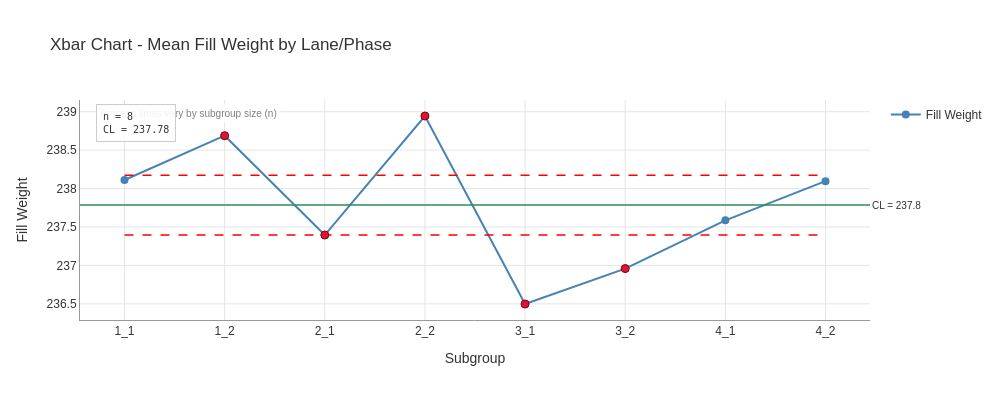

Notebook code for this chart:
### Code cell
# Plot Xbar chart (8 points - one per Lane/Phase combination)
fig = result_xbar.plot(
    chart='Xbar',
    show_zones=True,
    show_stats=True,
    show_rules=True,
    title='Xbar Chart - Mean Fill Weight by Lane/Phase'
)
fig.show()

### Figure 1 — Plotly figure (JSON) as saved in the notebook; plotly's stock layout.template omitted (floating-point values rounded to 4 significant figures)
{"data": [{"hovertemplate": "%{x}<br>%{y:.3f}<extra></extra>", "line": {"color": "steelblue", "width": 2.0}, "marker": {"color": "steelblue", "size": 8}, "mode": "lines+markers", "name": "Fill Weight", "type": "scatter", "x": ["1_1", "1_2", "2_1", "2_2", "3_1", "3_2", "4_1", "4_2"], "y": [238.1, 238.7, 237.4, 238.9, 236.5, 237.0, 237.6, 238.1]}, {"hovertemplate": "UPL: %{y:.3f}<extra></extra>", "line": {"color": "red", "dash": "dash", "width": 1.5}, "mode": "lines", "name": "UPL (varies)", "showlegend": false, "type": "scatter", "x": ["1_1", "1_2", "1_2", "2_1", "2_1", "2_2", "2_2", "3_1", "3_1", "3_2", "3_2", "4_1", "4_1", "4_2", "4_2"], "y": [238.2, 238.2, 238.2, 238.2, 238.2, 238.2, 238.2, 238.2, 238.2, 238.2, 238.2, 238.2, 238.2, 238.2, 238.2]}, {"hovertemplate": "LPL: %{y:.3f}<extra></extra>", "line": {"color": "red", "dash": "dash", "width": 1.5}, "mode": "lines", "name": "LPL (varies)", "showlegend": false, "type": "scatter", "x": ["1_1", "1_2", "1_2", "2_1", "2_1", "2_2", "2_2", "3_1", "3_1", "3_2", "3_2", "4_1", "4_1", "4_2", "4_2"], "y": [237.4, 237.4, 237.4, 237.4, 237.4, 237.4, 237.4, 237.4, 237.4, 237.4, 237.4, 237.4, 237.4, 237.4, 237.4]}, {"hovertemplate": "Out of Control<br>%{x}<br>%{y:.3f}<extra></extra>", "marker": {"color": "#DC143C", "line": {"color": "#8B0000", "width": 1.0}, "size": 8, "symbol": "circle"}, "mode": "markers", "name": "Out of Control", "showlegend": false, "type": "scatter", "x": ["1_2", "2_1", "2_2", "3_1", "3_2"], "y": [238.7, 237.4, 238.9, 236.5, 237.0]}], "layout": {"annotations": [{"bgcolor": "rgba(255,255,255,0.8)", "borderpad": 3, "font": {"color": "gray", "size": 10}, "showarrow": false, "text": "Process limits vary by subgroup size (n)", "x": 0.02, "xref": "paper", "y": 0.98, "yref": "paper"}, {"font": {"size": 10}, "showarrow": false, "text": "CL = 237.8", "x": 1, "xanchor": "left", "xref": "x domain", "y": 237.8, "yanchor": "middle", "yref": "y"}, {"align": "left", "bgcolor": "rgba(255, 255, 255, 0.9)", "bordercolor": "#CCCCCC", "borderpad": 6, "borderwidth": 1, "font": {"color": "#333333", "family": "monospace", "size": 10}, "showarrow": false, "text": "n = 8<br>CL = 237.78", "x": 0.02, "xanchor": "left", "xref": "paper", "y": 0.98, "yanchor": "top", "yref": "paper"}], "font": {"color": "#333333", "family": "Arial, sans-serif", "size": 12}, "height": 400, "hovermode": "x unified", "paper_bgcolor": "white", "plot_bgcolor": "white", "shapes": [{"line": {"color": "#2E8B57", "width": 1.5}, "type": "line", "x0": 0, "x1": 1, "xref": "x domain", "y0": 237.8, "y1": 237.8, "yref": "y"}], "showlegend": true, "title": {"text": "Xbar Chart - Mean Fill Weight by Lane/Phase"}, "width": 1000, "xaxis": {"gridcolor": "#E5E5E5", "gridwidth": 1.0, "linecolor": "#999999", "linewidth": 1.0, "showgrid": true, "showline": true, "title": {"text": "Subgroup"}}, "yaxis": {"gridcolor": "#E5E5E5", "gridwidth": 1.0, "linecolor": "#999999", "linewidth": 1.0, "showgrid": true, "showline": true, "title": {"text": "Fill Weight"}}}}
